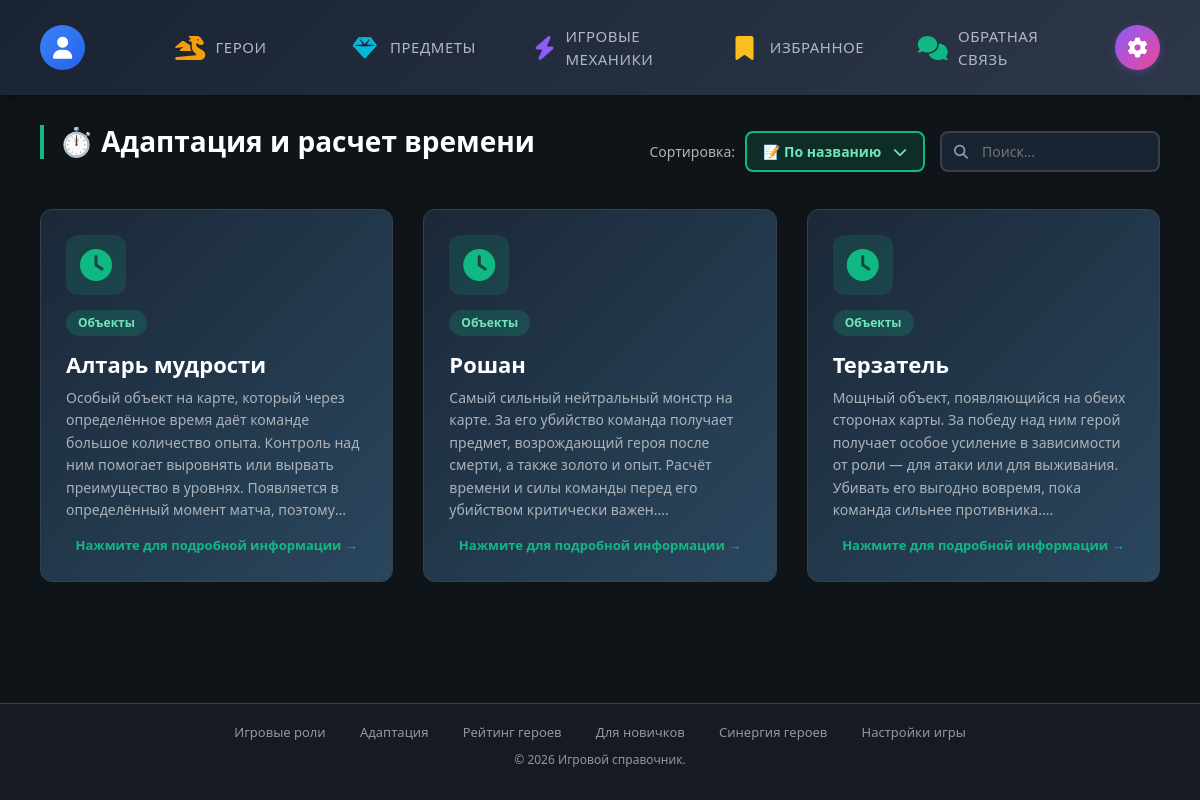
Before: /sections/adaptation/objects.php (signed in) with the older database file.
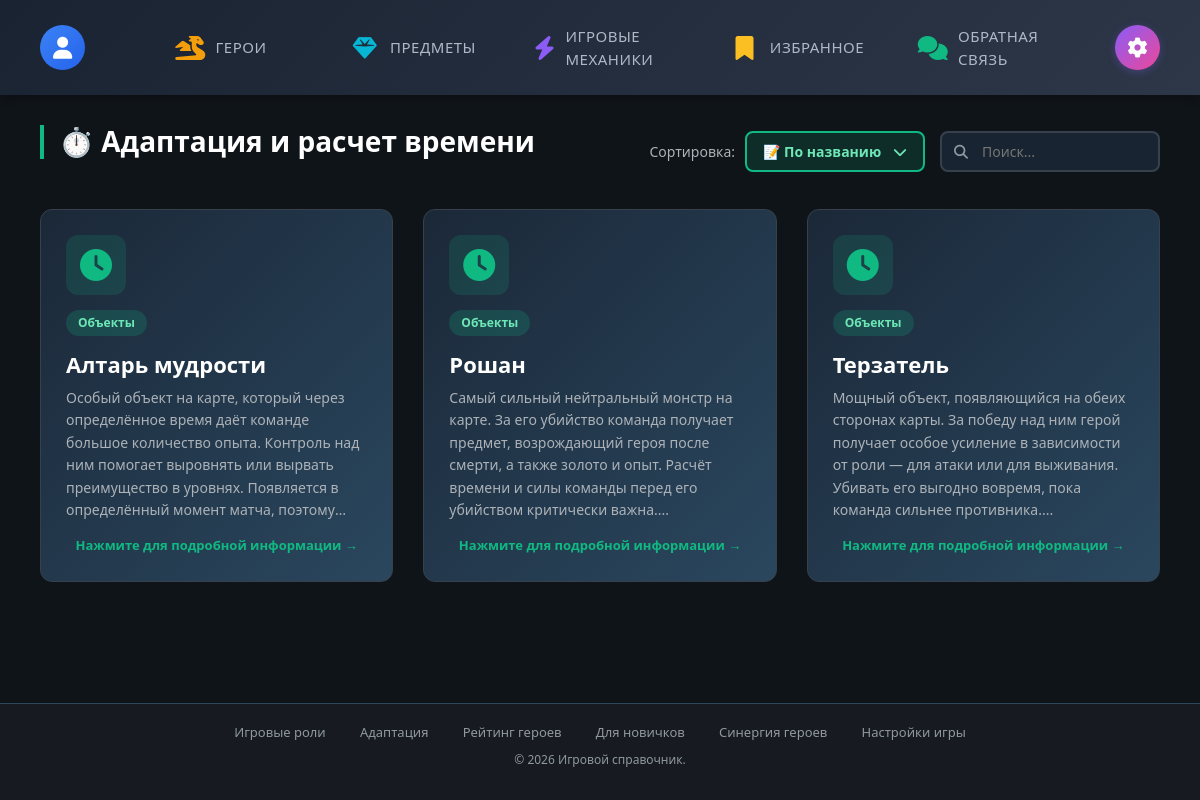
After: the same page with the newer database file.
### tables this page shows
CREATE TABLE IF NOT EXISTS game_mechanic (
  id_game_mechanic INT AUTO_INCREMENT PRIMARY KEY,
  title VARCHAR(255) NOT NULL,
  category VARCHAR(100) NOT NULL,
  content TEXT NOT NULL,
  created_date DATETIME DEFAULT CURRENT_TIMESTAMP
);

### config/init.php (called while the page is built, shortened)
<?php
function isLoggedIn()
{
    return isset($_SESSION['user_id']);
}
function isAdmin()
{
    return isLoggedIn() && currentRole() === 'admin';
}

### sections/adaptation/objects.php (the view, shortened to what this page needs)
<?php
require_once __DIR__ . '/../../config/init.php';
$pdo = getDB();
$searchQuery = $_GET['search'] ?? '';
$sortBy      = $_GET['sort'] ?? 'name';
$sql = "SELECT * FROM game_mechanic WHERE category = 'Объекты'";
$params = [];
switch ($sortBy) {
    case 'name':
    default:     $sql .= " ORDER BY title ASC"; break;
}
$stmt = $pdo->prepare($sql);
$stmt->execute($params);
$objects = $stmt->fetchAll();
$pageTitle = 'Адаптация и расчет времени';
$currentPage = '';
require_once __DIR__ . '/../../includes/header.php';
?>
<div class="page-header">
    <h1 class="page-title">⏱️ <?= $pageTitle ?></h1>
    <div class="controls">
        <div class="filter-group">
            <span class="filter-label">Сортировка:</span>
            <div class="sort-dropdown">
                <button class="sort-btn" onclick="toggleObjectSort()">
                    <span id="currentSortText"><?= $sortBy === 'date' ? '📅 По дате' : '📝 По названию' ?></span>
                    <i class="fas fa-chevron-down"></i>
                </button>
            </div>
        </div>
        <div class="search-box">
            <i class="fas fa-search search-icon"></i>
            <input type="text" class="search-input" id="searchInputObjects" placeholder="Поиск..." value="<?= htmlspecialchars($searchQuery) ?>">
        </div>
    </div>
</div>
<?php if (empty($objects)): ?>
    <div class="no-results">
        <i class="fas fa-search"></i>
        <p>Записи не найдены</p>
    </div>
<?php else: ?>
    <div class="objects-grid">
        <?php foreach ($objects as $obj): ?>
            <a href="<?= BASE_URL ?>/sections/adaptation/object.php?id=<?= $obj['id_game_mechanic'] ?>" class="object-card">
                <div class="icon-wrap"><i class="fas fa-clock"></i></div>
                <span class="category"><?= htmlspecialchars($obj['category']) ?></span>
                <h3><?= htmlspecialchars($obj['title']) ?></h3>
                <div class="preview"><?= htmlspecialchars(mb_substr($obj['content'], 0, 300)) ?>...</div>
                <div class="click-hint">Нажмите для подробной информации →</div>
            </a>
        <?php endforeach; ?>
    </div>
<?php endif; ?>
<?php require_once __DIR__ . '/../../includes/footer.php'; ?>

### includes/header.php (shortened to what this page needs)
<?php
require_once __DIR__ . '/../config/init.php';
$isAdminUser    = isAdmin();
?>
<!DOCTYPE html>
<html lang="ru">
<head>
    <link href="https://cdn.jsdelivr.net/npm/bootstrap@5.3.0/dist/css/bootstrap.min.css" rel="stylesheet">
    <link rel="stylesheet" href="https://cdnjs.cloudflare.com/ajax/libs/font-awesome/6.4.0/css/all.min.css">
    <link rel="stylesheet" href="<?= BASE_URL ?>/css/style.css">
    <link rel="stylesheet" href="<?= BASE_URL ?>/css/theme.css">
</head>
<body class="<?= !empty($currentPage) ? $currentPage . '-page' : '' ?>" <?= !empty($bodyAttrs) ? $bodyAttrs : '' ?>>
    <nav class="top-navbar">
        <div class="nav-left">
            <div class="user-icon-wrapper">
                <div class="user-icon"><i class="fas <?= $isAdminUser ? 'fa-user-shield' : 'fa-user' ?>"></i></div>
            </div>
            <div class="nav-buttons">
                <a href="<?= BASE_URL ?>/sections/heroes/heroes.php" class="nav-btn <?= $currentPage === 'heroes' ? 'active-page' : '' ?>"><span class="icon"><i class="fas fa-dragon" style="color: #f59e0b;"></i></span><span>Герои</span></a>
                <a href="<?= BASE_URL ?>/sections/items/items.php" class="nav-btn <?= $currentPage === 'items' ? 'active-page' : '' ?>"><span class="icon"><i class="fas fa-gem" style="color: #06b6d4;"></i></span><span>Предметы</span></a>
                <a href="<?= BASE_URL ?>/sections/mechanics/mechanics.php" class="nav-btn <?= $currentPage === 'mechanics' ? 'active-page' : '' ?>"><span class="icon"><i class="fas fa-bolt" style="color: #8b5cf6;"></i></span><span>Игровые механики</span></a>
                <a href="<?= BASE_URL ?>/account/favorites.php" class="nav-btn <?= $currentPage === 'favorites' ? 'active-page' : '' ?>"><span class="icon"><i class="fas fa-bookmark" style="color: #fbbf24;"></i></span><span>Избранное</span></a>
                <a href="<?= BASE_URL ?>/account/feedback.php" class="nav-btn <?= $currentPage === 'feedback' ? 'active-page' : '' ?>"><span class="icon"><i class="fas fa-comments" style="color: #10b981;"></i></span><span>Обратная связь</span></a>
            </div>
        </div>
        <div class="settings-icon" onclick="window.location.href='<?= BASE_URL ?>/account/site_settings.php'"><i class="fas fa-cog"></i></div>
    </nav>
    <div class="main-wrapper">

### includes/footer.php (shortened to what this page needs)
    </div>
    <footer class="footer-panel">
        <a href="<?= BASE_URL ?>/sections/roles/tactics.php">Игровые роли</a>
        <a href="<?= BASE_URL ?>/sections/adaptation/objects.php">Адаптация</a>
        <a href="<?= BASE_URL ?>/sections/rating/rating.php">Рейтинг героев</a>
        <a href="<?= BASE_URL ?>/sections/newbie/newbie.php">Для новичков</a>
        <a href="<?= BASE_URL ?>/sections/synergy/synergy.php">Синергия героев</a>
        <a href="<?= BASE_URL ?>/sections/settings/settings.php">Настройки игры</a>
        <p>&copy; 2026 Игровой справочник.</p>
    </footer>
</body>
</html>

### css/style.css (style rules this page uses)
* { margin: 0; padding: 0; box-sizing: border-box; }
body { background: #0f1419; color: #e0e0e0; font-family: 'Segoe UI', Tahoma, Geneva, Verdana, sans-serif; min-height: 100vh; display: flex; flex-direction: column; padding-bottom: 80px; }
.top-navbar { background: linear-gradient(135deg, #1a2332 0%, #2d3748 100%); padding: 15px 40px; display: flex; align-items: center; justify-content: space-between; box-shadow: 0 2px 10px rgba(0,0,0,0.3); position: sticky; top: 0; z-index: 1000; }
.nav-left { display: flex; align-items: center; flex: 1; }
.user-icon-wrapper { position: relative; cursor: pointer; margin-right: 40px; }
.user-icon { width: 45px; height: 45px; background: linear-gradient(135deg, #3b82f6, #2563eb); border-radius: 50%; display: flex; align-items: center; justify-content: center; transition: all 0.3s; }
.user-icon i { color: white; font-size: 22px; }
.nav-buttons { display: flex; justify-content: space-between; flex: 1; gap: 0; }
.nav-btn { color: #b0b8c8; text-decoration: none; font-weight: 500; font-size: 15px; padding: 10px 20px; border-radius: 8px; transition: all 0.3s; text-transform: uppercase; letter-spacing: 0.5px; display: flex; align-items: center; gap: 10px; flex: 1; justify-content: center; margin: 0 5px; }
.nav-btn .icon { font-size: 24px; width: 30px; height: 30px; display: flex; align-items: center; justify-content: center; }
.settings-icon { width: 45px; height: 45px; background: linear-gradient(135deg, #8b5cf6, #ec4899); border-radius: 50%; display: flex; align-items: center; justify-content: center; cursor: pointer; transition: all 0.3s; margin-left: 30px; box-shadow: 0 2px 8px rgba(139, 92, 246, 0.3); }
.settings-icon i { color: white; font-size: 20px; }
.main-wrapper { max-width: 1600px; width: 100%; margin: 0 auto; padding: 30px 40px 80px; display: block; }
.footer-panel { position: fixed; bottom: 0; left: 0; right: 0; background: #171a21; padding: 15px 25px; text-align: center; border-top: 1px solid #2a475e; width: 100%; z-index: 999; }
.footer-panel a { color: #8f98a0; text-decoration: none; margin: 0 15px; font-size: 13px; }
.footer-panel p { color: #8f98a0; margin-top: 8px; font-size: 12px; }
.page-header { display: flex; justify-content: space-between; align-items: center; margin-bottom: 20px; flex-wrap: wrap; gap: 15px; }
.page-title { color: #fff; font-size: 28px; font-weight: 700; border-left: 4px solid #f59e0b; padding-left: 15px; margin: 0; }
.controls { display: flex; gap: 15px; align-items: center; flex-wrap: nowrap; margin-left: auto; }
.filter-group { display: flex; align-items: center; gap: 10px; }
.filter-label { color: #acb2b8; font-size: 14px; font-weight: 500; }
.search-box { position: relative; }
.search-input { background: rgba(27,40,56,0.8); border: 2px solid #36414d; color: #e0e0e0; padding: 8px 16px 8px 40px; border-radius: 8px; font-size: 14px; width: 220px; transition: all 0.3s; }
.search-icon { position: absolute; left: 14px; top: 50%; transform: translateY(-50%); color: #8f98a0; font-size: 14px; }
.page-header { display: flex; justify-content: space-between; align-items: center; gap: 20px; margin-bottom: 30px; flex-wrap: nowrap; }
.page-title { color: #fff; font-size: 28px; font-weight: 700; border-left: 4px solid #8b5cf6; padding-left: 15px; margin: 0; white-space: nowrap; }
.controls { display: flex; gap: 15px; align-items: center; margin-left: auto; white-space: nowrap; }
.filter-label { color: #acb2b8; font-size: 14px; font-weight: 500; white-space: nowrap; }
.filter-dropdown, .sort-dropdown { position: relative; }
.filter-btn, .sort-btn { background: rgba(139,92,246,0.15); border: 2px solid #8b5cf6; color: #a78bfa; padding: 8px 16px; border-radius: 8px; cursor: pointer; font-weight: 600; font-size: 14px; transition: all 0.3s; display: flex; align-items: center; gap: 8px; min-width: 180px; justify-content: space-between; }
.page-title { margin-bottom: 20px !important; }

### includes/header.php (style rules this page uses)
html { overflow-y: scroll; }

Changed rows visible on the page:
changed game_mechanic "Рошан": content "…перед его убийством критически важен." → "…перед его убийством критически важна."
